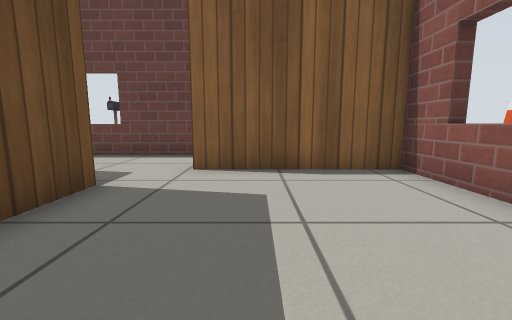
[1] (above)

13 first-person views from a walk through a robot-simulator world made for Gazebo. The camera is 0.5 m above the floor, tilts 8° down and sees 90° across. The lines on the ground mark 1 m squares. The floor is counted in squares, 0.5 m on a side. Each view is taken from the middle of a square. On the plan, view 1 faces up. The plan holds only what a view shows up to about 11 squares ahead; the rest is blank. The robots in the file are not drawn. Gazebo's built-in surfaces are drawn with simple patterns. Some stock models are drawn as simple stand-ins. Some surface patterns are stand-ins.

[2]
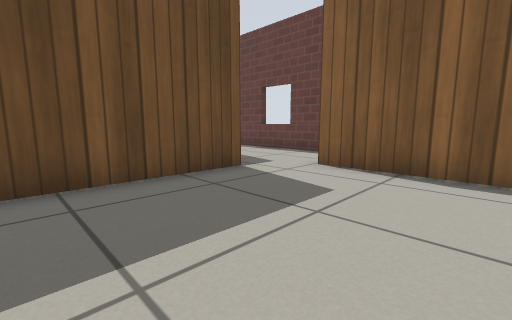

[3]
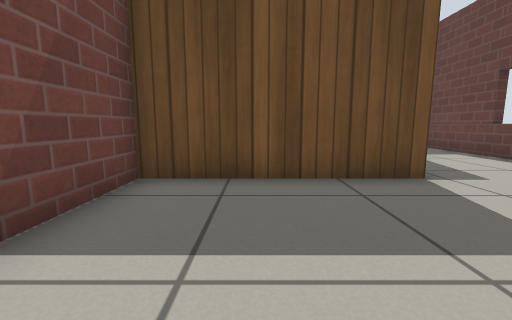

[4]
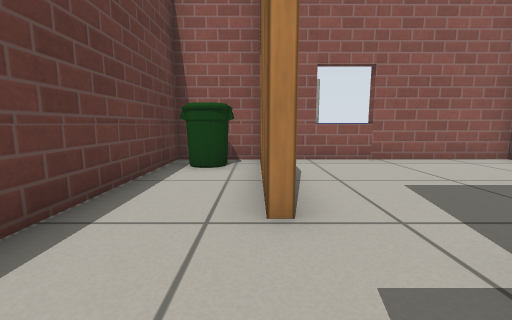

[5]
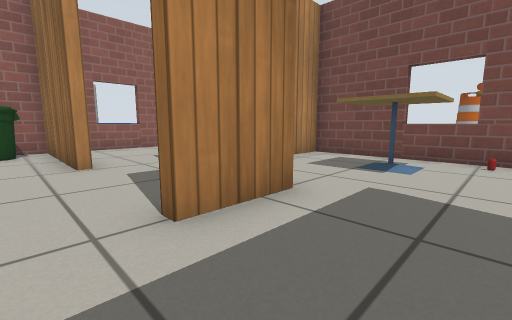

[6]
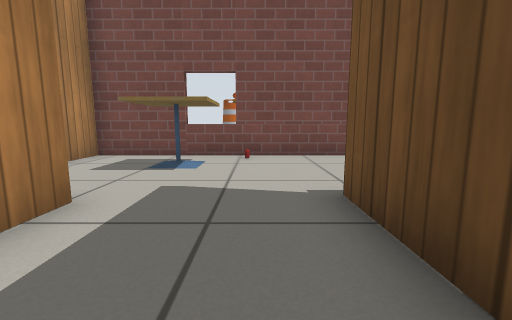

[7]
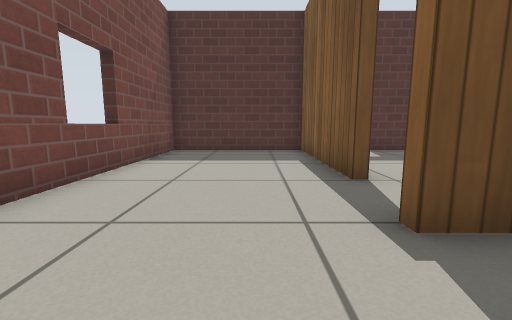

[8]
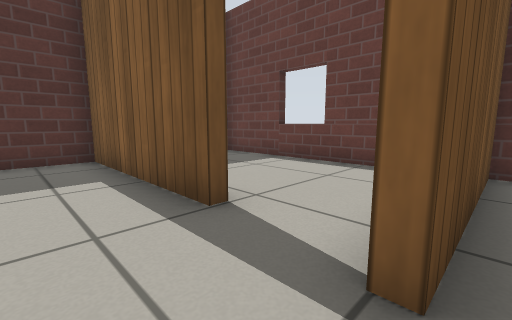

[9]
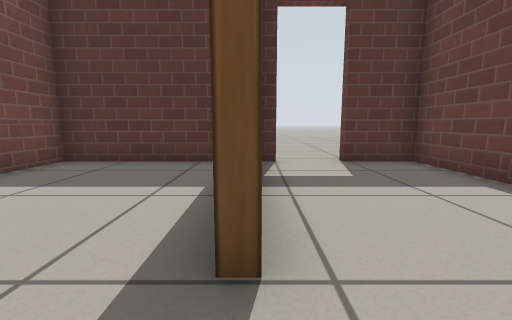

[10]
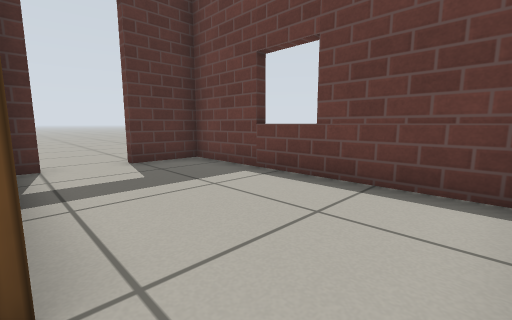

[11]
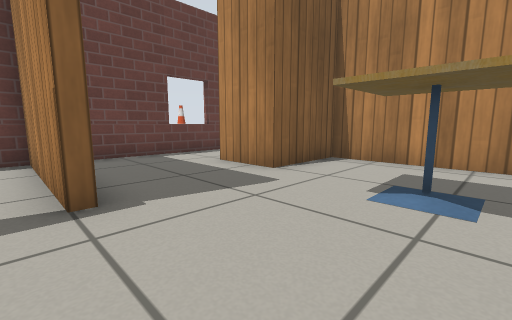

[12]
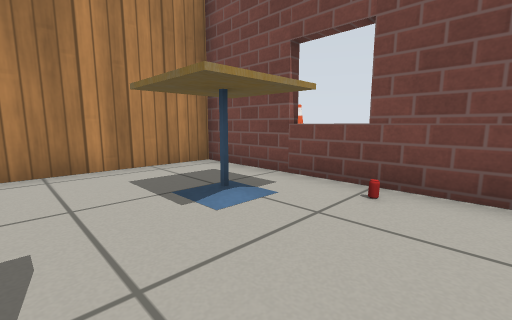

[13]
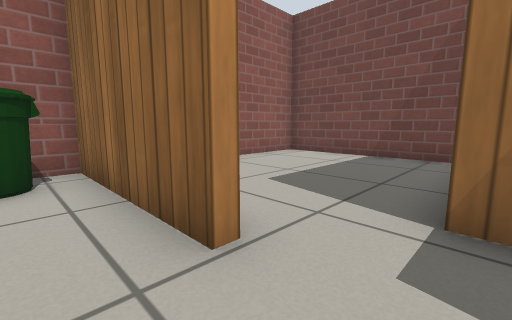

### Floor plan
Points are (right, up) in squares from view 1. A wall is a line through its corners. A room is listed if a view was taken in it or the views show most of it. See-through windows are left out.
Room 1 (views 1, 2, 3, 4, 5, 6, 13)
walls: (-2.6, 4.1) (-2.6, -1.2) (3.2, -1.2) (3.2, 5.6) (-1.4, 5.6) (-1.4, 5.9) (3.2, 5.9) (3.2, 8.2) (-9.2, 8.2) (-9.2, 5.5)
low walls: (-3.1, 4.1) (-2.6, 4.1); (-5.6, 5.9) (-5.2, 5.9)
ways out: opening at (-7, 4.5) to room 2
objects: bin (2, 7)
Room 2 (views 7, 8, 12)
walls: (-9.6, -1.2) (-2.9, -1.2) (-2.9, 3.8) (-5.6, 3.8) (-5.6, 5.9); (-9.2, 5.5) (-9.2, 3.5) (-9.5, 3.5)
ways out: opening at (-7, 4.5) to room 1; opening at (-9, 1.5) to room 3
objects: cafe table (-7, 0) to (-5, 1)
Room 3 (views 9, 10, 11)
walls: (-11.5, 4.1) (-11.5, 3.8) (-16.8, 3.8) (-16.8, -1.2) (-9.6, -1.2); (-9.5, 3.5) (-9.5, 4.5)
ways out: opening at (-9, 1.5) to room 2; opening at (-10.5, 4) to room 4
Room 4 (no view inside)
walls: (-9.5, 4.5) (-9.5, 8.2) (-16.8, 8.2) (-16.8, 6.3)
ways out: opening at (-10.5, 4) to room 3; open door at (-17, 5.5)

Positions as (right, up) in squares from view 1, and headings:
1: (0, 0), facing up
2: (2, 0), facing up-left
3: (2, 1), facing left
4: (-4, 6), facing right
5: (-8, 7), facing down-right
6: (-8, 7), facing down
7: (-7, 2), facing left
8: (-9, 2), facing up-left
9: (-10, 4), facing left
10: (-10, 4), facing up-left
11: (-10, 0), facing up-right
12: (-9, 3), facing down-right
13: (-3, 7), facing down-right
